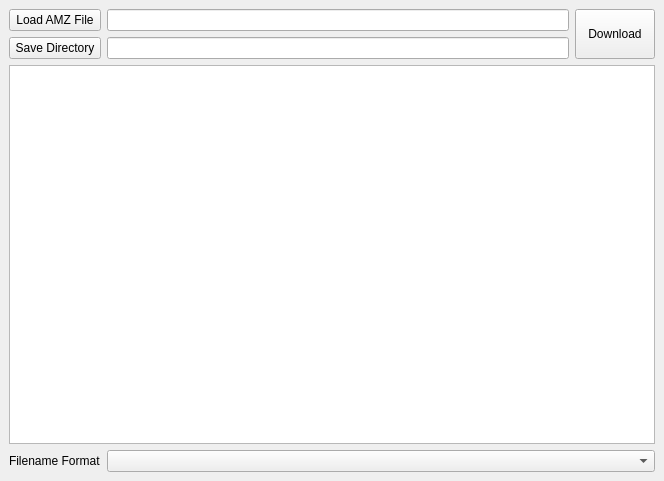
<?xml version="1.0" encoding="UTF-8"?>
<ui version="4.0">
 <class>MainWindow</class>
 <widget class="QMainWindow" name="MainWindow">
  <property name="geometry">
   <rect>
    <x>0</x>
    <y>0</y>
    <width>664</width>
    <height>481</height>
   </rect>
  </property>
  <property name="windowTitle">
   <string>Pymazon</string>
  </property>
  <widget class="QWidget" name="centralwidget">
   <property name="sizePolicy">
    <sizepolicy hsizetype="Expanding" vsizetype="Expanding">
     <horstretch>0</horstretch>
     <verstretch>0</verstretch>
    </sizepolicy>
   </property>
   <layout class="QGridLayout" name="gridLayout_2">
    <item row="0" column="0">
     <widget class="QPushButton" name="amz_button">
      <property name="text">
       <string>Load AMZ File</string>
      </property>
     </widget>
    </item>
    <item row="1" column="0">
     <widget class="QPushButton" name="dir_button">
      <property name="text">
       <string>Save Directory</string>
      </property>
     </widget>
    </item>
    <item row="0" column="1">
     <widget class="QLineEdit" name="amz_lineedit">
      <property name="readOnly">
       <bool>true</bool>
      </property>
     </widget>
    </item>
    <item row="1" column="1">
     <widget class="QLineEdit" name="dir_lineedit">
      <property name="readOnly">
       <bool>true</bool>
      </property>
     </widget>
    </item>
    <item row="0" column="2" rowspan="2">
     <widget class="QPushButton" name="dl_button">
      <property name="sizePolicy">
       <sizepolicy hsizetype="Minimum" vsizetype="Expanding">
        <horstretch>0</horstretch>
        <verstretch>0</verstretch>
       </sizepolicy>
      </property>
      <property name="text">
       <string>Download</string>
      </property>
     </widget>
    </item>
    <item row="2" column="0" colspan="3">
     <widget class="QTableView" name="tableView"/>
    </item>
    <item row="3" column="1" colspan="2">
     <widget class="QComboBox" name="fmt_box">
      <property name="currentIndex">
       <number>-1</number>
      </property>
     </widget>
    </item>
    <item row="3" column="0">
     <widget class="QLabel" name="filename_label">
      <property name="text">
       <string>Filename Format</string>
      </property>
     </widget>
    </item>
   </layout>
  </widget>
 </widget>
 <resources/>
 <connections/>
</ui>
